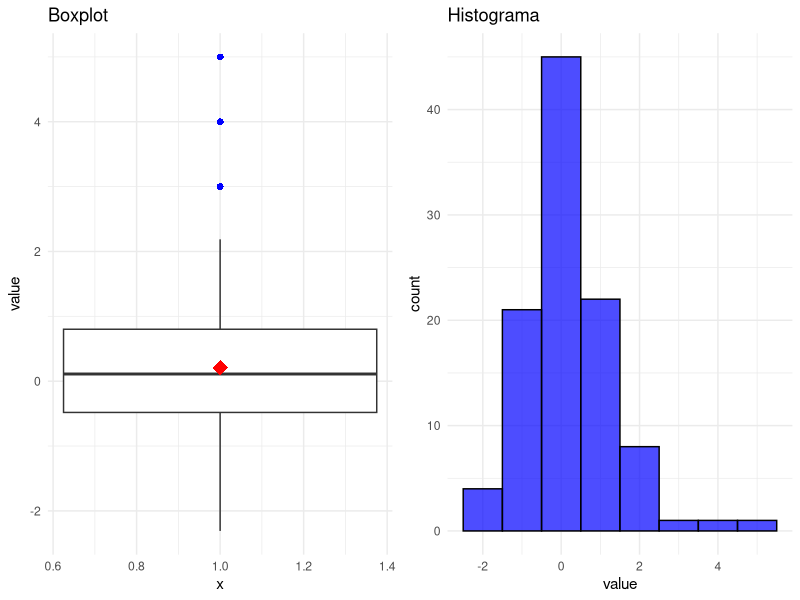
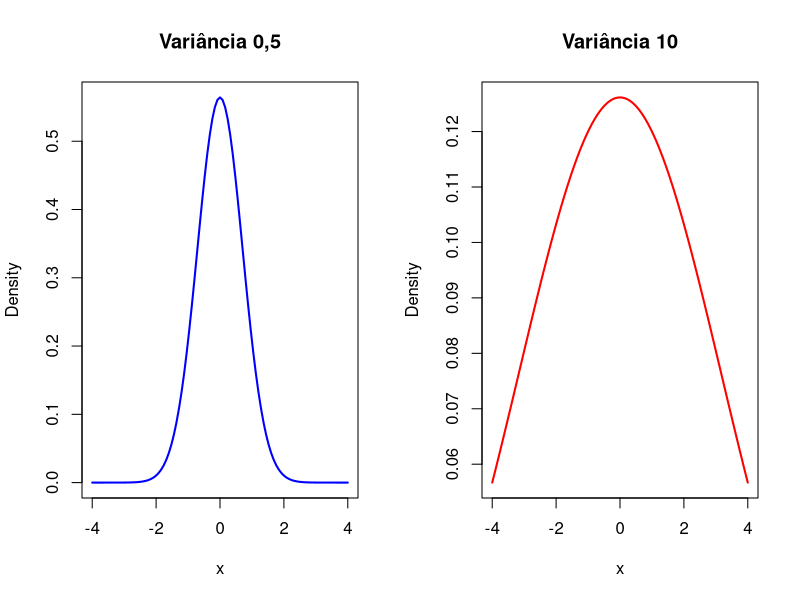
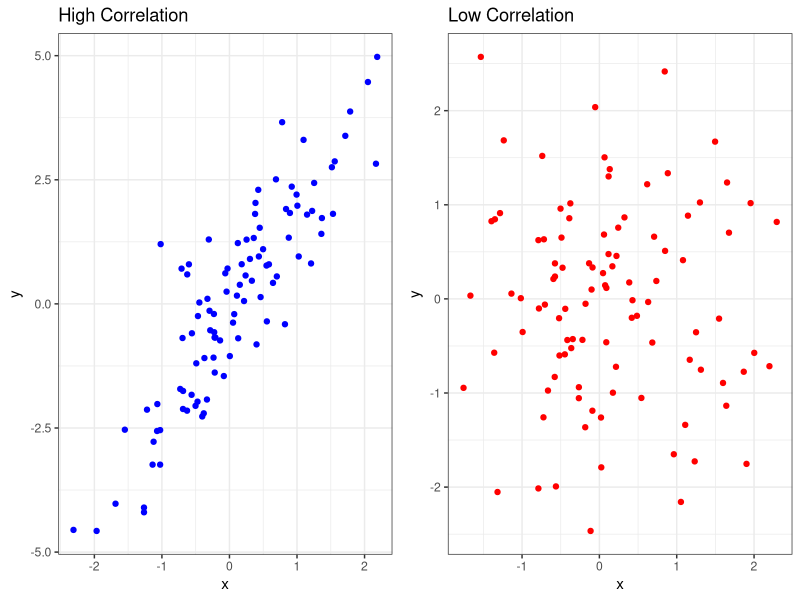
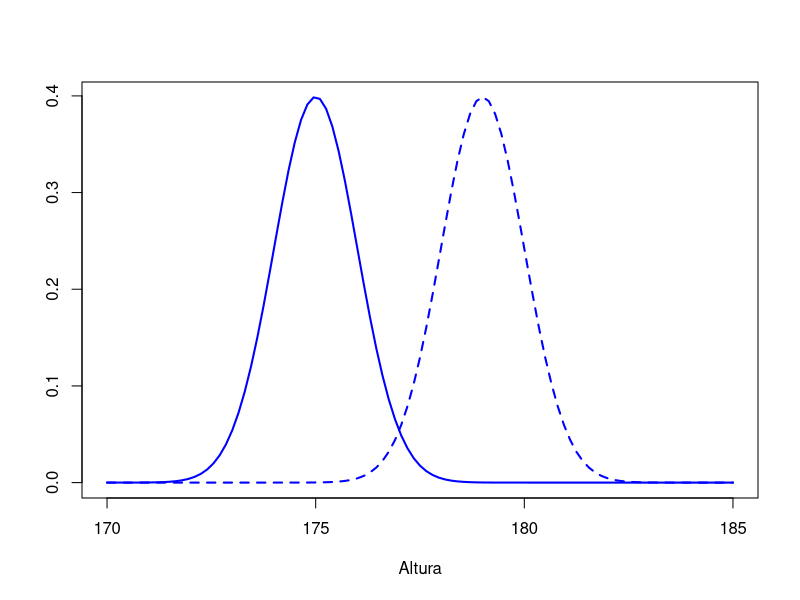

Recreate these plots in R, in order.
## ---- chunk 1
# Load necessary libraries
library(ggplot2)
library(cowplot)

# Generate sample data with outliers
set.seed(123)
data <- rnorm(100)
data <- c(data, 3, 4, 5) # Adding a few outliers
data_frame <- data.frame(value = data,
                         x = 1)

# Create the boxplot with mean value indicated by a red diamond
boxplot_gg <- ggplot(data_frame, aes(x = x, y = value)) +
    geom_boxplot(outlier.colour = "blue", outlier.shape = 16, outlier.size = 2) +
    stat_summary(fun.y=mean, geom="point", shape=18, size=5, color="red", fill="red")+
    ggtitle("Boxplot") +
    theme_minimal()

# Create the histogram
histogram_gg <- ggplot(data_frame, aes(x = value)) +
  geom_histogram(binwidth = 1, fill = "blue", color = "black", alpha = 0.7) +
  ggtitle("Histograma") +
  theme_minimal()

# Combine the plots side by side using cowplot
combined_plot <- plot_grid(boxplot_gg, histogram_gg, nrow = 1)

# Display the combined plot
print(combined_plot)

## ---- chunk 2

# Set up the plotting area for two plots side by side
par(mfrow = c(1, 2))

# Plot the first normal distribution with variance 0.5
curve(dnorm(x, mean = 0, sd = sqrt(0.5)), from = -4, to = 4, 
      main = "Variância 0,5", 
      ylab = "Density", xlab = "x", col = "blue", lwd = 2)

# Plot the second normal distribution with variance 5
curve(dnorm(x, mean = 0, sd = sqrt(10)), from = -4, to = 4, 
      main = "Variância 10", 
      ylab = "Density", xlab = "x", col = "red", lwd = 2)

# Reset plotting area to default
par(mfrow = c(1, 1))
## ---- chunk 3
# Load necessary libraries
library(ggplot2)
library(cowplot)

# Generate sample data
set.seed(123)
n <- 100

# High correlation data
x_high <- rnorm(n)
y_high <- 2 * x_high + rnorm(n, sd = 1)
high_corr_data <- data.frame(x = x_high, y = y_high)

# Low correlation data
x_low <- rnorm(n)
y_low <- rnorm(n)
low_corr_data <- data.frame(x = x_low, y = y_low)

# Create the scatter plots
plot_high_corr <- ggplot(high_corr_data, aes(x = x, y = y)) +
  geom_point(color = "blue") +
  ggtitle("High Correlation") +
  theme_bw()

plot_low_corr <- ggplot(low_corr_data, aes(x = x, y = y)) +
  geom_point(color = "red") +
  ggtitle("Low Correlation") +
  theme_bw()

# Combine the plots side by side using cowplot
combined_plot <- plot_grid(plot_high_corr, plot_low_corr, nrow = 1)

# Display the combined plot
print(combined_plot)

## ---- chunk 4
set.seed(123)
data <- data.frame(
  Category_A = sample(c("Testado Pos.", "Testado Neg."), 100, replace = TRUE),
  Category_B = sample(c("Positivo", "Negativo"), 100, replace = TRUE)
)

# Create contingency table
contingency_table <- table(data$Category_A, data$Category_B)

# Display contingency table using kable
knitr::kable(contingency_table, booktabs = TRUE)
## ---- chunk 5
curve(dnorm(x, mean = 175, sd = 1), from = 170, to = 185, 
      main = "", 
      ylab = "", xlab = "Altura", col = "blue", lwd = 2)
curve(dnorm(x, mean = 179, sd = 1), from = 170, to = 185, 
      main = "", 
      ylab = "", xlab = "Altura", col = "blue", lwd = 2,
      lty = "dashed", add = TRUE)
